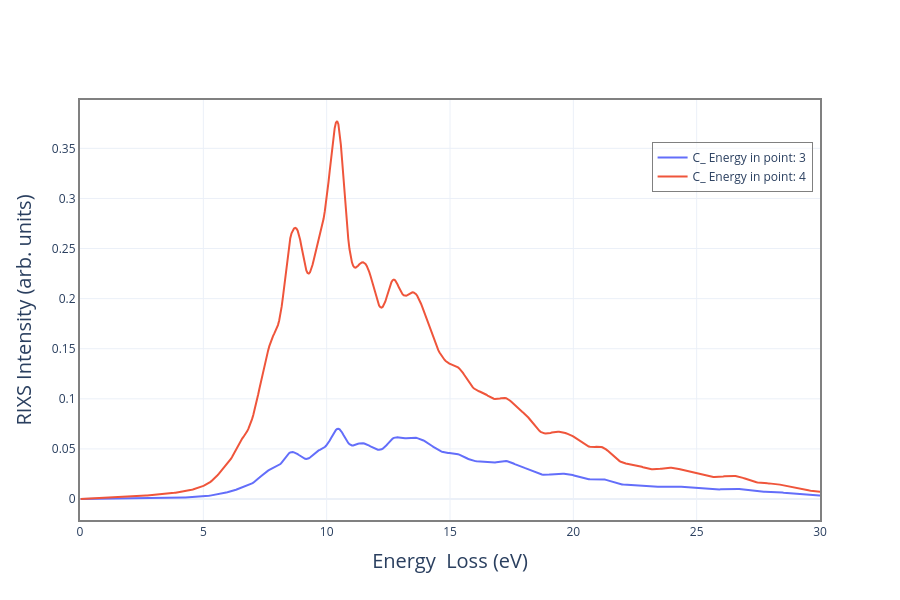

The notebook cell saved with this chart:
### Code cell
fig=go.Figure()
results.plot_rixs(fig=fig, energy_point=3, norm=False)
results.plot_rixs(fig=fig, energy_point=4, norm=False)
fig.show()

### Figure 1 — Plotly figure (JSON) as saved in the notebook; plotly's stock layout.template omitted (floating-point values rounded to 4 significant figures; data arrays with more than 128 entries replaced by an {"elided": "..."} marker saying what was removed)
{"data": [{"line": {"width": 2}, "mode": "lines", "name": "C_ Energy in point: 3", "type": "scatter", "x": {"elided": "2000 float values"}, "y": {"elided": "2000 float values"}}, {"line": {"width": 2}, "mode": "lines", "name": "C_ Energy in point: 4", "type": "scatter", "x": {"elided": "2000 float values"}, "y": {"elided": "2000 float values"}}], "layout": {"font": {"size": 12}, "height": 600, "hovermode": "x unified", "legend": {"bgcolor": "rgba(255, 255, 255, 0.5)", "bordercolor": "grey", "borderwidth": 1, "x": 0.99, "xanchor": "right", "y": 0.9, "yanchor": "top"}, "showlegend": true, "width": 900, "xaxis": {"linecolor": "grey", "linewidth": 2, "mirror": true, "range": [0, 30], "showline": true, "title": {"font": {"size": 20}, "text": "Energy  Loss (eV)"}}, "yaxis": {"linecolor": "grey", "linewidth": 2, "mirror": true, "showline": true, "title": {"font": {"size": 20}, "text": "RIXS Intensity (arb. units)"}}}}
